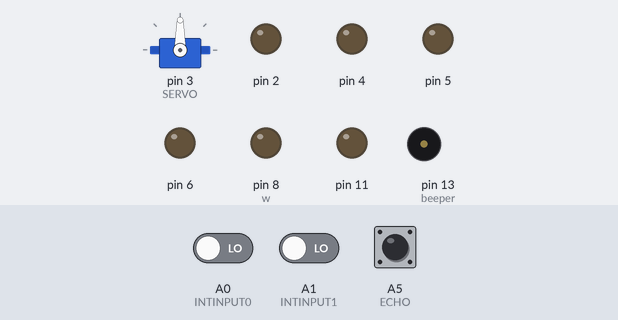
This sketch was run on a simulated Arduino Uno, built with avr-gcc and run on an emulated ATmega328P. Shown: servo, output pins drawn as LEDs (lit = HIGH), buzzer (waves = sounding, pin HIGH). Inputs (shaded band) come from the test bench; at power-on: A5 (ECHO) LOW, A0 (INTINPUT0) LOW, A1 (INTINPUT1) LOW. Pins used as bus, display or sensor lines are not drawn.

Above: at 1.2 s.
1.3 s: A5 (ECHO) pulsed HIGH 2 times (0.12 s each, 0.3 s apart)
At 2.5 s:
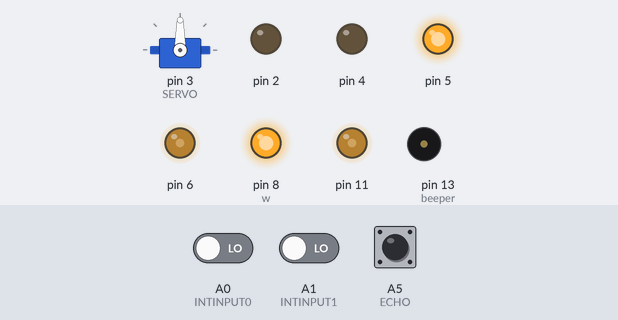
At 6.2 s:
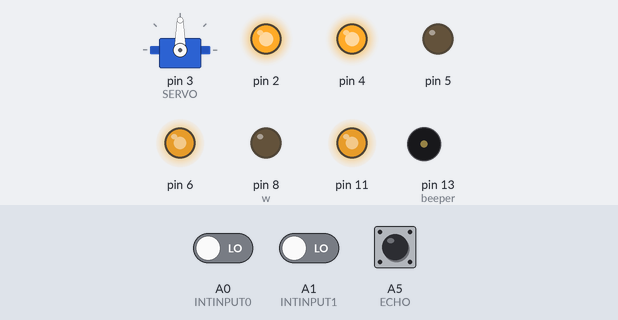
Timing chart, 0 to 7.7 s (numbered marks = the images above; inputs shaded):
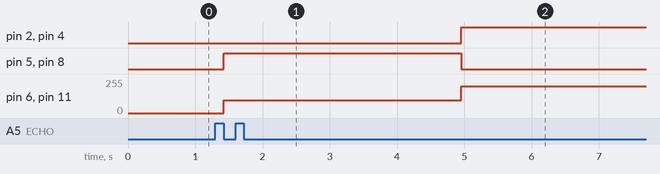

The sketch:

lab5_spring.ino
```cpp
#include <Servo.h>
#include "TimerOne.h"
#include "Wheels.h"

#define SPEED 255
// piny dla sonaru (HC-SR04)
#define TRIG A4
#define ECHO A5
// pin kontroli serwo (musi być PWM)
#define SERVO 3

Servo serwo;
Wheels w;

void setup() {
  pinMode(TRIG, OUTPUT);    // TRIG startuje sonar
  pinMode(ECHO, INPUT);     // ECHO odbiera powracający impuls
  w.attach(8,2,6,5,4,11);
  Serial.begin(9600);

  serwo.attach(SERVO);
}

void loop() {
  int distance = lookAndTellDistance(90);
  distance = (distance + lookAndTellDistance(90))/2;
  if (distance <= 95){
    w.setSpeed(200-2*distance);
    w.back();
  } else if (distance >= 105){
    w.setSpeed(2*distance-180);
    w.forward();
  } else {
    w.stop();
  }
  delay(50);
}

int lookAndTellDistance(byte angle) {
  unsigned long tot;      // czas powrotu (time-of-travel)
  unsigned int distance;

  serwo.write(angle);
  delay(50);
/* uruchamia sonar (puls 10 ms na `TRIGGER')
 * oczekuje na powrotny sygnał i aktualizuje
 */
  digitalWrite(TRIG, HIGH);
  delay(10);
  digitalWrite(TRIG, LOW);
  tot = pulseIn(ECHO, HIGH);


/* prędkość dźwięku = 340m/s => 1 cm w 29 mikrosekund
 * droga tam i z powrotem, zatem:
 */
  distance = tot/58;
  return distance;
}
```

Wheels.cpp
```cpp
#include <Arduino.h>
//#include "TimerOne.h"
#include "Wheels.h"
#define INTINPUT0 A0
#define INTINPUT1 A1

#define SET_MOVEMENT(side,f,b) digitalWrite( side[0], f);\
                               digitalWrite( side[1], b)
int cnt;
int beeper = 13;
int period = 500000;
int speedLeft = 0;
int signLeft = 1;
int speedRight = 0;
int signRight = 1;

Wheels::Wheels()
{
  pinMode(beeper, OUTPUT);
  cnt = 0;
  pinMode(INTINPUT0, INPUT);
  pinMode(INTINPUT1, INPUT);
  PCICR  = 0x02;
  PCMSK1 = 0x03;
 }

ISR(PCINT1_vect){
 cnt++;
}

void zeroCounters(){
  cnt=0;
}

void doBeep() {
  digitalWrite(beeper, digitalRead(beeper) ^ 1);
}

void Wheels::attachRight(int pF, int pB, int pS)
{
    pinMode(pF, OUTPUT);
    pinMode(pB, OUTPUT);
    pinMode(pS, OUTPUT);
    this->pinsRight[0] = pF;
    this->pinsRight[1] = pB;
    this->pinsRight[2] = pS;
}


void Wheels::attachLeft(int pF, int pB, int pS)
{
    pinMode(pF, OUTPUT);
    pinMode(pB, OUTPUT);
    pinMode(pS, OUTPUT);
    this->pinsLeft[0] = pF;
    this->pinsLeft[1] = pB;
    this->pinsLeft[2] = pS;
}

void Wheels::setSpeedRight(uint8_t s)
{
    analogWrite(this->pinsRight[2], s);
    speedRight = s;
}

void Wheels::setSpeedLeft(uint8_t s)
{
    analogWrite(this->pinsLeft[2], s);
    speedLeft = s;
}

void Wheels::setSpeed(uint8_t s)
{
      zeroCounters();
    setSpeedLeft(s);
    setSpeedRight(s);
}

void Wheels::attach(int pRF, int pRB, int pRS, int pLF, int pLB, int pLS)
{
    this->attachRight(pRF, pRB, pRS);
    this->attachLeft(pLF, pLB, pLS);
}

void Wheels::forwardLeft()
{
    SET_MOVEMENT(pinsLeft, HIGH, LOW);
    signLeft = 1;
}

void Wheels::forwardRight()
{
    SET_MOVEMENT(pinsRight, HIGH, LOW);
    signRight = 1;
}

void Wheels::backLeft()
{
    SET_MOVEMENT(pinsLeft, LOW, HIGH);
    signLeft = -1;
}

void Wheels::backRight()
{
    SET_MOVEMENT(pinsRight, LOW, HIGH);
    signRight = -1;
}

void Wheels::forward()
{
    this->cntr = cnt;
    this->forwardLeft();
    this->forwardRight();
}

void Wheels::back()
{
    this->backLeft();
    this->backRight();
}

void Wheels::stopLeft()
{
    SET_MOVEMENT(pinsLeft, LOW, LOW);
}

void Wheels::stopRight()
{
    SET_MOVEMENT(pinsRight, LOW, LOW);
}

void Wheels::stop()
{
  this->cntr = cnt;
    this->stopLeft();
    this->stopRight();
}

void Wheels::goForward(int cm){
    this->setSpeed(150);
    this->forward();
    while (cnt < 8*cm) delay(50);
    Serial.println(cnt);
    this->stop();
    zeroCounters();
}

void Wheels::goBack(int cm){
    this->setSpeed(150);
    this->back();
    while (cnt < 8*cm) delay(50);
    this->stop();
    zeroCounters();
}


void Wheels::setBeeper(int pin){
    beeper = pin;
}

void Wheels::turnLeft(int dgrs){
  zeroCounters();
  this->setSpeed(0);
  this->setSpeedRight(150);
  this->forward();
  while (cnt < 1.8*dgrs)delay(50);
  this->stop();
  zeroCounters();
}

void Wheels::turnRight(int dgrs){
  zeroCounters();
  this->setSpeed(0);
  this->setSpeedLeft(150);
  this->forward();
  while (cnt < 1.8*dgrs) delay(50);
  this->stop();
  zeroCounters();
}
```

Wheels.h
```cpp
/*
 * prosta implementacja klasy obsługującej
 * silniki pojazdu za pośrednictwem modułu L298
 *
 * Sterowanie odbywa się przez:
 * 1)  powiązanie odpowiednich pinów I/O Arduino metodą attach()
 * 2)  ustalenie prędkości setSpeed*()
 * 3)  wywołanie funkcji ruchu
 *
 * TODO:
 *  - zabezpieczenie przed ruchem bez attach()
 *  - ustawienie domyślnej prędkości != 0
 */


#include <Arduino.h>


#ifndef Wheels_h
#define Wheels_h


class Wheels {
    public:
        Wheels();
        /*
         *  pinForward - wejście "naprzód" L298
         *  pinBack    - wejście "wstecz" L298
         *  pinSpeed   - wejście "enable/PWM" L298
         */
        void attachRight(int pinForward, int pinBack, int pinSpeed);
        void attachLeft(int pinForward, int pinBack, int pinSpeed);
        void attach(int pinRightForward, int pinRightBack, int pinRightSpeed,
                    int pinLeftForward, int pinLeftBack, int pinLeftSpeed);
        /*
         *  funkcje ruchu
         */
        void forward();
        void forwardLeft();
        void forwardRight();
        void back();
        void backLeft();
        void backRight();
        void stop();
        void stopLeft();
        void stopRight();
        void goForward(int cm);
        void goBack(int cm);
        void setBeeper(int pin);
        /*
         *  ustawienie prędkości obrotowej (przez PWM)
         *   - minimalna efektywna wartość 60
         *      może zależeć od stanu naładowania baterii
         */
        void turnLeft(int dgrs);
        void turnRight(int dgrs);
        void setSpeed(uint8_t);
        void setSpeedRight(uint8_t);
        void setSpeedLeft(uint8_t);
        int cntr;

    private:
        int pinsRight[3];
        int pinsLeft[3];
};


#endif
```

Measured:
- after the input at 1.3 s, pin 2, pin 4: LOW → HIGH after 3.7 s instead of 0.82 s; pin 5, pin 8 (w): LOW → HIGH after 0.12 s, → LOW 3.5 s later; pin 6, pin 11: 0/255 → 96/255 after 0.12 s, → 200/255 3.5 s later
